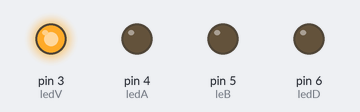
Recording of a sketch running on a simulated Arduino Uno, built with avr-gcc and run on an emulated ATmega328P. Shown: output pins drawn as LEDs (lit = HIGH).

Above: at 1.0 s.
At 3.0 s:
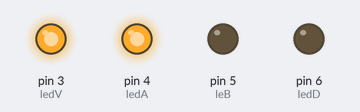
At 5.0 s:
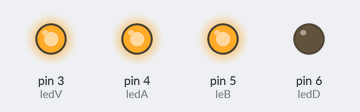
At 7.0 s:
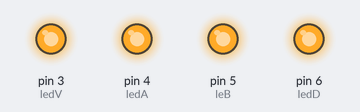
At 9.0 s:
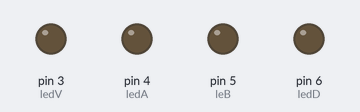
Timing chart, 0 to 13.0 s (numbered marks = the images above):
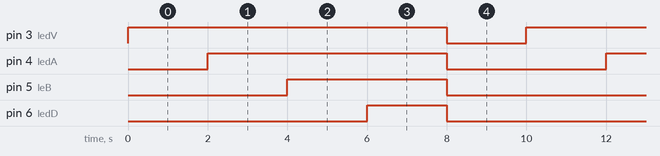

Measured:
- by itself, pin 3 (ledV): alternates HIGH for 8.0 s and LOW for 2.0 s
- by itself, pin 4 (ledA): alternates HIGH for 6.0 s and LOW for 4.0 s
- by itself, pin 5 (leB): alternates HIGH for 4.0 s and LOW for 6.0 s
- by itself, pin 6 (ledD): alternates HIGH for 2.0 s and LOW for 8.0 s

The sketch:

codigo.ino
```cpp
const int ledV =3;
const int ledA =4;
const int leB =5;
const int ledD =6;

void setup()
{
  pinMode(ledV,OUTPUT);
  pinMode(ledA,OUTPUT);
   pinMode(leB,OUTPUT);
  pinMode(ledD,OUTPUT);
}

void loop()
{
 digitalWrite(ledV, HIGH);
   delay(2000);
 digitalWrite(ledA, HIGH);
   delay(2000);
 digitalWrite(leB, HIGH);
   delay(2000);
 digitalWrite(ledD, HIGH);
   delay(2000);
 digitalWrite(ledV, LOW);
 digitalWrite(ledA, LOW);
   digitalWrite(leB, LOW);
 digitalWrite(ledD, LOW);
   delay(2000);
}
```
